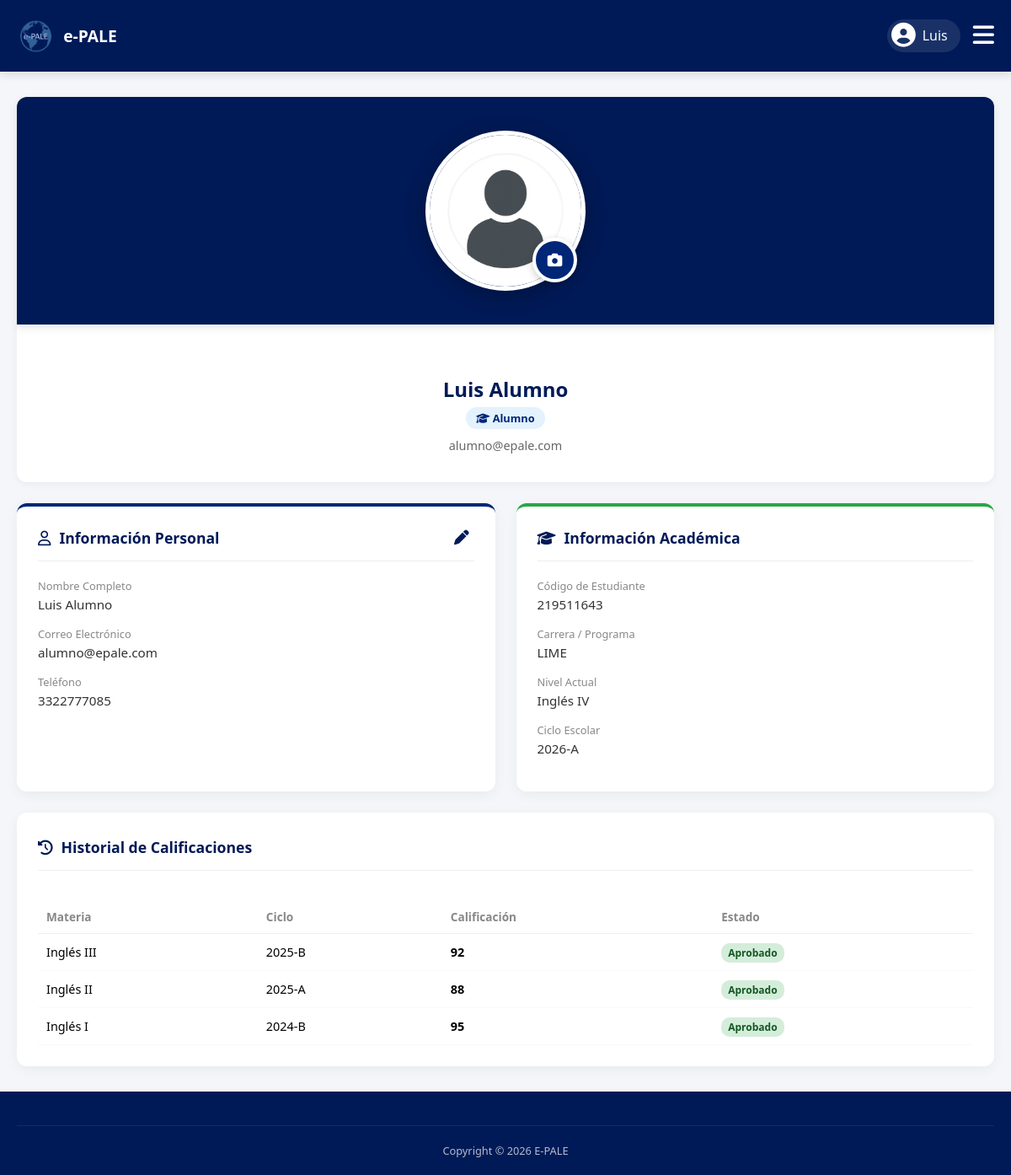
/estudiante/perfil.php (signed in), run on an earlier commit of the app's database.
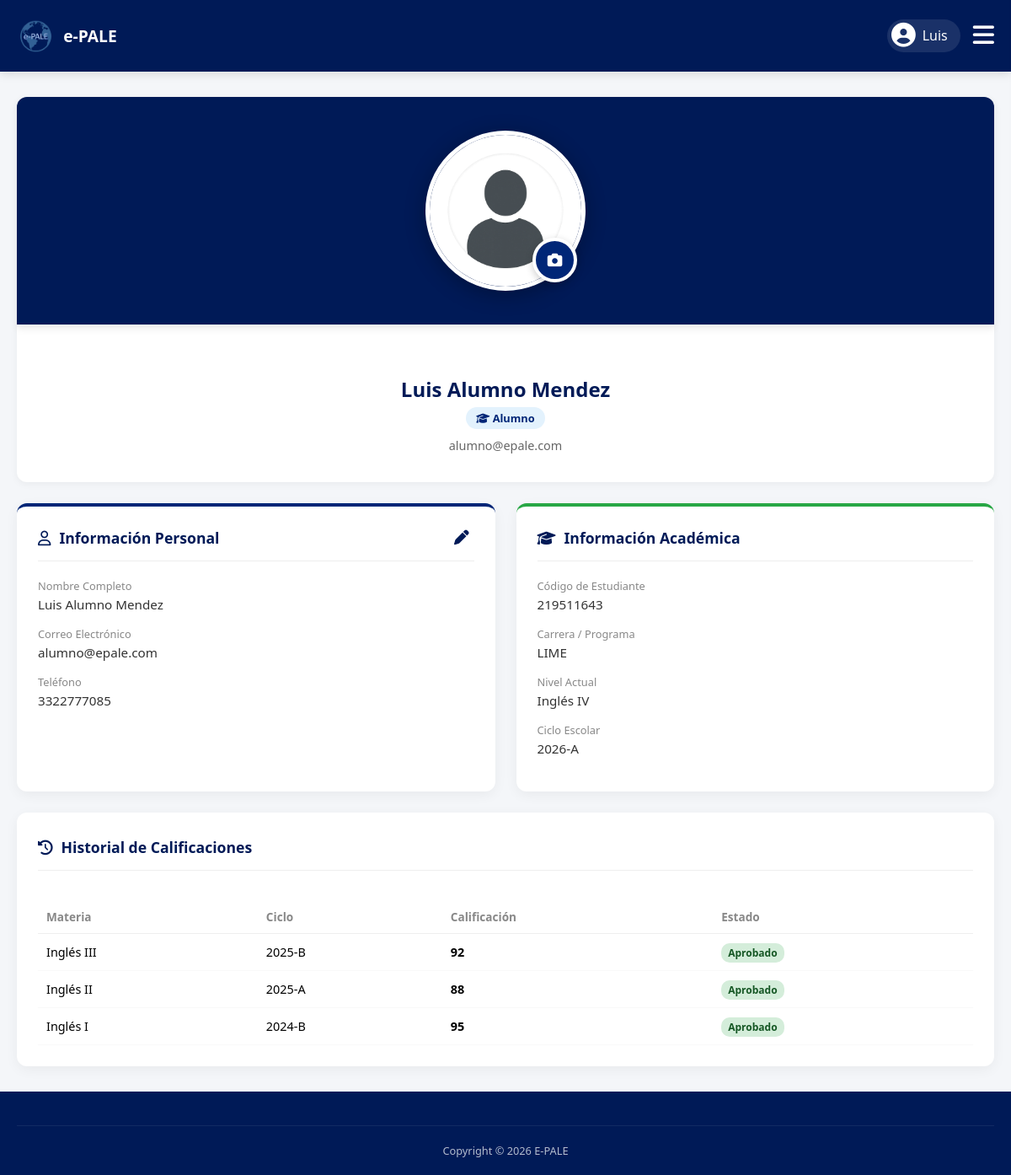
And on a later commit of the database.
### tables this page shows
CREATE TABLE IF NOT EXISTS `alumnos` (
  `alumno_id` int NOT NULL AUTO_INCREMENT,
  `usuario_id` int NOT NULL,
  `carrera` varchar(50) DEFAULT NULL,
  PRIMARY KEY (`alumno_id`),
  KEY `usuario_id` (`usuario_id`)
);

CREATE TABLE IF NOT EXISTS `usuarios` (
  `usuario_id` int NOT NULL AUTO_INCREMENT,
  `codigo` varchar(20) DEFAULT NULL,
  `nombre` varchar(50) NOT NULL,
  `apellido_paterno` varchar(50) NOT NULL,
  `apellido_materno` varchar(50) DEFAULT NULL,
  `correo` varchar(100) NOT NULL,
  `password` varchar(255) DEFAULT NULL,
  `telefono` varchar(20) DEFAULT NULL,
  `rol` enum('ADMIN','PROFESOR','ALUMNO') NOT NULL,
  `estatus` enum('ACTIVO','INACTIVO') DEFAULT 'ACTIVO',
  `foto_perfil` varchar(255) DEFAULT NULL,
  `google_id` varchar(255) DEFAULT NULL,
  `fecha_creacion` timestamp NULL DEFAULT CURRENT_TIMESTAMP,
  PRIMARY KEY (`usuario_id`),
  UNIQUE KEY `correo` (`correo`),
  UNIQUE KEY `codigo` (`codigo`)
);

### estudiante/perfil.php (the view, shortened to what the changed rows need)
<?php
require '../db.php';
$stmt = $pdo->prepare("
    SELECT u.*, a.carrera
    FROM usuarios u
    LEFT JOIN alumnos a ON u.usuario_id = a.usuario_id
    WHERE u.usuario_id = ?
");
$stmt->execute([$_SESSION['user_id']]);
$user = $stmt->fetch(PDO::FETCH_ASSOC);
$nombre_completo = $user['nombre'] . " " . (isset($user['apellido_paterno']) ? $user['apellido_paterno'] : $user['apellidos']) . (isset($user['apellido_materno']) && $user['apellido_materno'] ? ' ' . $user['apellido_materno'] : '');
?>
<!DOCTYPE html>
<html lang="es">
<head>
    <link rel="stylesheet" href="../css/estudiante.css?v=<?php echo time(); ?>">
    <link rel="stylesheet" href="https://cdnjs.cloudflare.com/ajax/libs/font-awesome/6.4.0/css/all.min.css">
</head>
<body>
    <main class="main-content">
        <div class="profile-basic-info">
            <h2 style="margin:0; color:var(--udg-blue);"><?php echo htmlspecialchars($nombre_completo); ?></h2>
            <span class="profile-role-badge"><i class="fas fa-graduation-cap"></i> Alumno</span>
            <p style="color:#666; margin-top:5px; font-size:0.9rem;"><?php echo htmlspecialchars($user['correo']); ?></p>
        </div>
        <div class="profile-grid">
            <div class="card">
                <div class="info-section">
                    <span class="info-label">Nombre Completo</span>
                    <span class="info-value"><?php echo htmlspecialchars($nombre_completo); ?></span>
                </div>
                <div class="info-section">
                    <span class="info-label">Correo Electrónico</span>
                    <span class="info-value"><?php echo htmlspecialchars($user['correo']); ?></span>
                </div>
                <div class="info-section">
                    <span class="info-label">Teléfono</span>
                    <span class="info-value"><?php echo $user['telefono'] ? htmlspecialchars($user['telefono']) : '<span style="color:#aaa;">No registrado</span>'; ?></span>
                </div>
            </div>
            <div class="card">
                <div class="info-section">
                    <span class="info-label">Código de Estudiante</span>
                    <span class="info-value"><?php echo isset($user['codigo']) && $user['codigo'] ? htmlspecialchars($user['codigo']) : '---'; ?></span>
                </div>
                <div class="info-section">
                    <span class="info-label">Carrera / Programa</span>
                    <span class="info-value"><?php echo isset($user['carrera']) && $user['carrera'] ? htmlspecialchars($user['carrera']) : 'Sin asignar'; ?></span>
                </div>
            </div>
        </div>
        <div class="card">
            <div style="overflow-x:auto;">
                <table class="history-table">
                    <thead>
                        <tr>
                            <th>Materia</th>
                            <th>Ciclo</th>
                            <th>Calificación</th>
                            <th>Estado</th>
                        </tr>
                    </thead>
                </table>
            </div>
        </div>
    </main>
</body>
</html>

What changed in the data, as far as the page shows it:
changed through a linked row, alumnos "LIME": usuario.apellido_materno "Luis Alumno" → "Luis Alumno Mendez"
